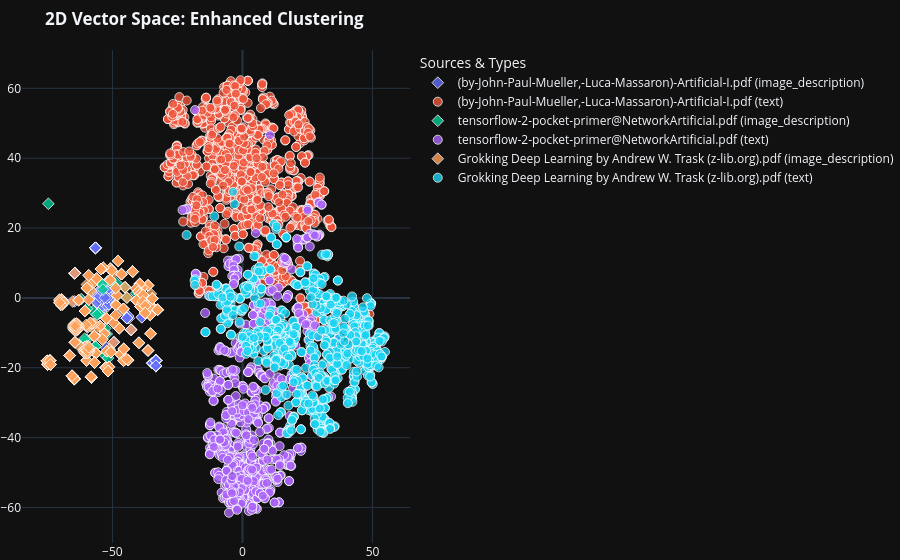
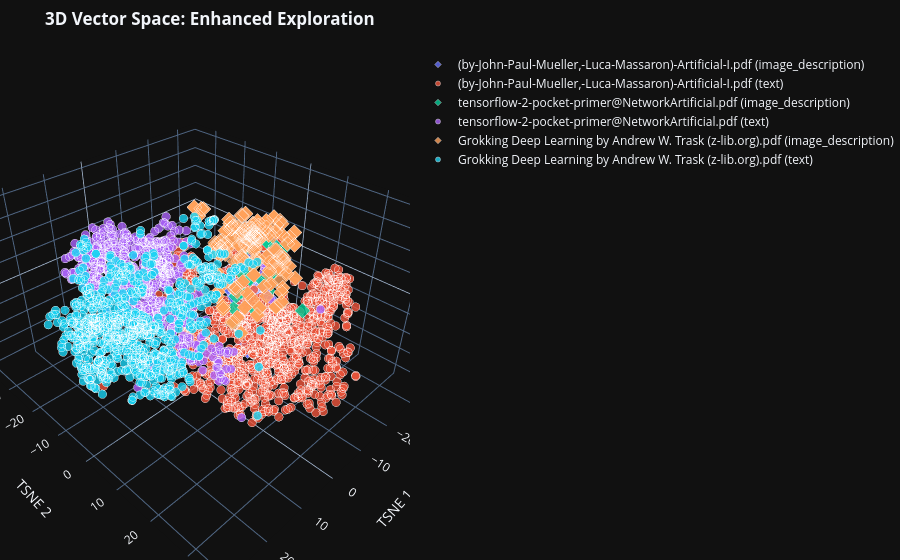

Here is the notebook cell these charts were saved with, in order:
### Code cell
import plotly.express as px

def visualize_embeddings_enhanced():
    print("Fetching data from Vector DB...")
    
    data = vector_db.get(include=['embeddings', 'metadatas', 'documents'])
    
    if len(data['embeddings']) == 0:
        print("කනගාටුයි මචං, DB එකේ Embeddings මොකුත් නැහැ.")
        return

    embeddings = np.array(data['embeddings'])
    sources = [os.path.basename(m.get('source', 'Unknown')) for m in data['metadatas']]
    content_types = [m.get('type', 'text') for m in data['metadatas']]
    texts = [d[:100] + "..." for d in data['documents']]

    
    symbols = {'text': 'circle', 'image_description': 'diamond'}
    
    # --- 2D Visualization ---
    print("Generating 2D Visualization (Optimized)...")
    
    tsne_2d = TSNE(n_components=2, perplexity=40, max_iter=1000, random_state=42)
    embeddings_2d = tsne_2d.fit_transform(embeddings)

    fig_2d = go.Figure()
    for source in set(sources):
        for c_type in set(content_types):
            indices = [i for i, (s, t) in enumerate(zip(sources, content_types)) if s == source and t == c_type]
            if not indices: continue
            
            fig_2d.add_trace(go.Scatter(
                x=embeddings_2d[indices, 0], y=embeddings_2d[indices, 1],
                mode='markers',
                name=f"{source} ({c_type})",
                text=[texts[i] for i in indices],
                marker=dict(
                    size=9, 
                    symbol=symbols.get(c_type, 'circle'),
                    opacity=0.8,
                    line=dict(width=1, color='white') # තිත වටේ සුදු පාට ඉරක් (Clear පේන්න)
                )
            ))
    
    fig_2d.update_layout(
        title="<b>2D Vector Space: Enhanced Clustering</b>",
        template="plotly_dark",
        legend_title="Sources & Types",
        margin=dict(l=0, r=0, b=0, t=50)
    )
    fig_2d.show()

    # --- 3D Visualization ---
    print("Generating 3D Visualization (Optimized)...")
    tsne_3d = TSNE(n_components=3, perplexity=40, max_iter=1000, random_state=42)
    embeddings_3d = tsne_3d.fit_transform(embeddings)

    fig_3d = go.Figure()
    for source in set(sources):
        for c_type in set(content_types):
            indices = [i for i, (s, t) in enumerate(zip(sources, content_types)) if s == source and t == c_type]
            if not indices: continue

            fig_3d.add_trace(go.Scatter3d(
                x=embeddings_3d[indices, 0], y=embeddings_3d[indices, 1], z=embeddings_3d[indices, 2],
                mode='markers',
                name=f"{source} ({c_type})",
                text=[texts[i] for i in indices],
                marker=dict(
                    size=5, 
                    symbol=symbols.get(c_type, 'circle'),
                    opacity=0.8,
                    line=dict(width=0.5, color='white')
                )
            ))

    fig_3d.update_layout(
        title="<b>3D Vector Space: Enhanced Exploration</b>",
        template="plotly_dark",
        scene=dict(
            xaxis_title='TSNE 1',
            yaxis_title='TSNE 2',
            zaxis_title='TSNE 3'
        ),
        margin=dict(l=0, r=0, b=0, t=50)
    )
    fig_3d.show()


visualize_embeddings_enhanced()

### Figure 1 — Plotly figure (JSON) as saved in the notebook; plotly's stock layout.template omitted (floating-point values rounded to 4 significant figures; data arrays with more than 128 entries replaced by an {"elided": "..."} marker saying what was removed)
{"data": [{"marker": {"line": {"color": "white", "width": 1}, "opacity": 0.8, "size": 9, "symbol": "diamond"}, "mode": "markers", "name": "(by-John-Paul-Mueller,-Luca-Massaron)-Artificial-I.pdf (image_description)", "text": ["Image on page 1: Error: API status code 404...", "Image on page 39: Error: API status code 404...", "Image on page 58: Error: API status code 404...", "Image on page 59: Error: API status code 404...", "Image on page 61: Error: API status code 404...", "Image on page 128: Error: API status code 404...", "Image on page 174: Error: API status code 404...", "Image on page 192: Error: API status code 404...", "Image on page 192: Error: API status code 404...", "Image on page 192: Error: API status code 404...", "Image on page 192: Error: API status code 404...", "Image on page 192: Error: API status code 404...", "Image on page 192: Error: API status code 404...", "Image on page 192: Error: API status code 404...", "Image on page 215: Error: API status code 404...", "Image on page 215: Error: API status code 404...", "Image on page 215: Error: API status code 404...", "Image on page 215: Error: API status code 404...", "Image on page 215: Error: API status code 404...", "Image on page 215: Error: API status code 404...", "Image on page 215: Error: API status code 404...", "Image on page 215: Error: API status code 404...", "Image on page 215: Error: API status code 404...", "Image on page 215: Error: API status code 404...", "Image on page 215: Error: API status code 404...", "Image on page 215: Error: API status code 404...", "Image on page 215: Error: API status code 404...", "Image on page 215: Error: API status code 404...", "Image on page 215: Error: API status code 404...", "Image on page 215: Error: API status code 404...", "Image on page 215: Error: API status code 404...", "Image on page 215: Error: API status code 404...", "Image on page 215: Error: API status code 404...", "Image on page 215: Error: API status code 404...", "Image on page 215: Error: API status code 404...", "Image on page 215: Error: API status code 404...", "Image on page 215: Error: API status code 404...", "Image on page 215: Error: API status code 404...", "Image on page 215: Error: API status code 404...", "Image on page 215: Error: API status code 404...", "Image on page 215: Error: API status code 404...", "Image on page 215: Error: API status code 404...", "Image on page 215: Error: API status code 404...", "Image on page 215: Error: API status code 404...", "Image on page 215: Error: API status code 404...", "Image on page 215: Error: API status code 404...", "Image on page 215: Error: API status code 404...", "Image on page 215: Error: API status code 404...", "Image on page 215: Error: API status code 404...", "Image on page 215: Error: API status code 404...", "Image on page 215: Error: API status code 404...", "Image on page 215: Error: API status code 404...", "Image on page 215: Error: API status code 404...", "Image on page 215: Error: API status code 404...", "Image on page 215: Error: API status code 404...", "Image on page 215: Error: API status code 404...", "Image on page 215: Error: API status code 404...", "Image on page 215: Error: API status code 404...", "Image on page 215: Error: API status code 404...", "Image on page 215: Error: API status code 404...", "Image on page 215: Error: API status code 404...", "Image on page 215: Error: API status code 404...", "Image on page 215: Error: API status code 404...", "Image on page 215: Error: API status code 404...", "Image on page 215: Error: API status code 404...", "Image on page 215: Error: API status code 404...", "Image on page 215: Error: API status code 404...", "Image on page 215: Error: API status code 404...", "Image on page 215: Error: API status code 404...", "Image on page 215: Error: API status code 404...", "Image on page 215: Error: API status code 404...", "Image on page 333: Error: API status code 404...", "Image on page 333: Error: API status code 404...", "Image on page 334: Error: API status code 404...", "Image on page 335: Error: API status code 404...", "Image on page 335: Error: API status code 404...", "Image on page 335: Error: API status code 404...", "Image on page 335: Error: API status code 404...", "Image on page 336: Error: API status code 404...", "Image on page 336: Error: API status code 404...", "Image on page 336: Error: API status code 404...", "Image on page 336: Error: API status code 404...", "Image on page 336: Error: API status code 404...", "Image on page 336: Error: API status code 404...", "Image on page 336: Error: API status code 404...", "Image on page 336: Error: API status code 404...", "Image on page 336: Error: API status code 404...", "Image on page 336: Error: API status code 404...", "Image on page 336: Error: API status code 404...", "Image on page 336: Error: API status code 404...", "Image on page 336: Error: API status code 404...", "Image on page 336: Error: API status code 404...", "Image on page 336: Error: API status code 404...", "Image on page 336: Error: API status code 404...", "Image on page 336: Error: API status code 404...", "Image on page 336: Error: API status code 404...", "Image on page 336: Error: API status code 404...", "Image on page 336: Error: API status code 404...", "Image on page 336: Error: API status code 404...", "Image on page 336: Error: API status code 404...", "Image on page 336: Error: API status code 404...", "Image on page 336: Error: API status code 404...", "Image on page 336: Error: API status code 404...", "Image on page 336: Error: API status code 404...", "Image on page 337: Error: API status code 404...", "Image on page 337: Error: API status code 404...", "Image on page 337: Error: API status code 404...", "Image on page 337: Error: API status code 404...", "Image on page 337: Error: API status code 404...", "Image on page 337: Error: API status code 404...", "Image on page 337: Error: API status code 404...", "Image on page 337: Error: API status code 404...", "Image on page 337: Error: API status code 404...", "Image on page 337: Error: API status code 404...", "Image on page 338: Error: API status code 404...", "Image on page 338: Error: API status code 404...", "Image on page 338: Error: API status code 404...", "Image on page 338: Error: API status code 404...", "Image on page 338: Error: API status code 404...", "Image on page 338: Error: API status code 404...", "Image on page 338: Error: API status code 404...", "Image on page 338: Error: API status code 404...", "Image on page 338: Error: API status code 404..."], "type": "scatter", "x": [-45.16, -38.3, -38.58, -38.71, -49.35, -52.35, -64.54, -64.47, -64.47, -64.47, -64.47, -64.47, -64.47, -64.47, -52.97, -55.54, -53.79, -54.09, -53.5, -54.98, -51.32, -52.53, -53.52, -52.89, -52.77, -54.56, -54.13, -51.98, -51.69, -52.14, -55.0, -53.58, -56.11, -50.95, -51.55, -55.1, -55.69, -53.37, -55.44, -54.45, -53.31, -52.0, -51.65, -55.01, -54.08, -53.0, -54.39, -51.12, -56.23, -55.81, -54.3, -53.51, -54.64, -52.88, -52.57, -53.22, -52.48, -52.56, -52.33, -53.66, -54.26, -55.26, -51.35, -55.97, -53.92, -54.97, -50.78, -54.56, -52.13, -52.04, -52.94, -42.21, -42.21, -36.33, -42.82, -42.82, -42.82, -42.82, -33.29, -34.58, -34.58, -33.28, -33.28, -33.28, -33.29, -34.58, -33.28, -33.29, -33.28, -33.29, -33.29, -33.29, -34.58, -33.29, -34.58, -34.58, -33.28, -33.29, -33.29, -33.29, -33.28, -33.29, -33.28, -33.29, -44.43, -44.43, -44.43, -44.43, -43.69, -44.43, -43.98, -44.43, -44.43, -44.43, -56.51, -56.51, -56.51, -56.51, -56.51, -56.51, -56.51, -56.51, -56.51], "y": [3.03, -0.9641, -5.491, -5.57, -12.61, -14.31, -0.9878, 7.08, 7.08, 7.08, 7.08, 7.08, 7.08, 7.08, -0.7553, -1.812, -1.03, 1.792, -1.506, -2.243, -0.2744, 0.5669, 0.6586, 2.382, -2.741, -1.515, 0.651, -2.423, -0.8236, 1.01, 1.025, -2.798, -0.5568, -1.016, 1.555, 1.881, 1.488, -0.5258, 0.005733, 1.193, -2.082, -1.499, 0.4936, -1.143, -1.877, 0.8709, 0.1729, 0.9321, 0.2264, 0.8108, -2.563, 0.1513, -0.3704, -1.341, -1.936, 1.664, -0.2613, 1.506, -0.931, 1.293, -0.8673, -0.6077, -1.801, -1.258, -0.2453, 0.3773, 0.08551, 2.287, 2.108, -0.04807, 0.05315, 7.532, 7.532, -15.05, -9.129, -9.129, -9.129, -9.129, -19.42, -18.68, -18.68, -17.93, -17.93, -17.93, -19.42, -18.68, -17.93, -19.42, -17.93, -19.42, -19.42, -19.42, -18.68, -19.42, -18.68, -18.68, -17.93, -19.42, -19.42, -19.42, -17.93, -19.42, -17.93, -19.42, -5.784, -5.784, -5.784, -5.784, -5.811, -5.784, -5.193, -5.784, -5.784, -5.784, 14.33, 14.33, 14.33, 14.33, 14.33, 14.33, 14.33, 14.33, 14.33]}, {"marker": {"line": {"color": "white", "width": 1}, "opacity": 0.8, "size": 9, "symbol": "circle"}, "mode": "markers", "name": "(by-John-Paul-Mueller,-Luca-Massaron)-Artificial-I.pdf (text)", "text": {"elided": "1003 str values"}, "type": "scatter", "x": {"elided": "1003 float values"}, "y": {"elided": "1003 float values"}}, {"marker": {"line": {"color": "white", "width": 1}, "opacity": 0.8, "size": 9, "symbol": "diamond"}, "mode": "markers", "name": "tensorflow-2-pocket-primer@NetworkArtificial.pdf (image_description)", "text": ["Image on page 1: Error: API status code 404...", "Image on page 4: Error: API status code 404...", "Image on page 134: Error: API status code 404...", "Image on page 135: Error: API status code 404...", "Image on page 135: Error: API status code 404...", "Image on page 136: Error: API status code 404...", "Image on page 138: Error: API status code 404...", "Image on page 140: Error: API status code 404...", "Image on page 146: Error: API status code 404...", "Image on page 147: Error: API status code 404...", "Image on page 158: Error: API status code 404...", "Image on page 175: Error: API status code 404...", "Image on page 179: Error: API status code 404...", "Image on page 180: Error: API status code 404...", "Image on page 194: Error: API status code 404...", "Image on page 197: Error: API status code 404...", "Image on page 200: Error: API status code 404...", "Image on page 204: Error: API status code 404...", "Image on page 205: Error: API status code 404...", "Image on page 206: Error: API status code 404...", "Image on page 209: Error: API status code 404...", "Image on page 214: Error: API status code 404...", "Image on page 215: Error: API status code 404...", "Image on page 221: Error: API status code 404...", "Image on page 223: Error: API status code 404...", "Image on page 236: Error: API status code 404...", "Image on page 236: Error: API status code 404...", "Image on page 237: Error: API status code 404...", "Image on page 238: Error: API status code 404...", "Image on page 239: Error: API status code 404..."], "type": "scatter", "x": [-45.16, -44.45, -52.93, -56.58, -56.58, -51.67, -52.56, -56.39, -65.07, -61.21, -59.84, -61.96, -74.61, -52.24, -57.4, -58.97, -52.71, -48.34, -59.74, -55.35, -51.81, -53.87, -53.65, -49.88, -40.87, -55.31, -55.31, -55.95, -60.7, -39.8], "y": [3.03, 0.09396, -16.39, -13.9, -13.9, -17.2, -19.99, -15.81, -8.404, -12.65, -11.95, -0.3378, 26.95, -10.33, -3.768, 2.251, -8.716, 4.186, -3.086, 4.934, 4.783, 3.885, 2.403, 3.844, 1.295, -4.472, -4.472, -4.8, -11.69, -12.85]}, {"marker": {"line": {"color": "white", "width": 1}, "opacity": 0.8, "size": 9, "symbol": "circle"}, "mode": "markers", "name": "tensorflow-2-pocket-primer@NetworkArtificial.pdf (text)", "text": {"elided": "645 str values"}, "type": "scatter", "x": {"elided": "645 float values"}, "y": {"elided": "645 float values"}}, {"marker": {"line": {"color": "white", "width": 1}, "opacity": 0.8, "size": 9, "symbol": "diamond"}, "mode": "markers", "name": "Grokking Deep Learning by Andrew W. Trask (z-lib.org).pdf (image_description)", "text": {"elided": "303 str values"}, "type": "scatter", "x": {"elided": "303 float values"}, "y": {"elided": "303 float values"}}, {"marker": {"line": {"color": "white", "width": 1}, "opacity": 0.8, "size": 9, "symbol": "circle"}, "mode": "markers", "name": "Grokking Deep Learning by Andrew W. Trask (z-lib.org).pdf (text)", "text": {"elided": "760 str values"}, "type": "scatter", "x": {"elided": "760 float values"}, "y": {"elided": "760 float values"}}], "layout": {"legend": {"title": {"text": "Sources & Types"}}, "margin": {"b": 0, "l": 0, "r": 0, "t": 50}, "title": {"text": "<b>2D Vector Space: Enhanced Clustering</b>"}}}

### Figure 2 — Plotly figure (JSON) as saved in the notebook; plotly's stock layout.template omitted (floating-point values rounded to 4 significant figures; data arrays with more than 128 entries replaced by an {"elided": "..."} marker saying what was removed)
{"data": [{"marker": {"line": {"color": "white", "width": 0.5}, "opacity": 0.8, "size": 5, "symbol": "diamond"}, "mode": "markers", "name": "(by-John-Paul-Mueller,-Luca-Massaron)-Artificial-I.pdf (image_description)", "text": ["Image on page 1: Error: API status code 404...", "Image on page 39: Error: API status code 404...", "Image on page 58: Error: API status code 404...", "Image on page 59: Error: API status code 404...", "Image on page 61: Error: API status code 404...", "Image on page 128: Error: API status code 404...", "Image on page 174: Error: API status code 404...", "Image on page 192: Error: API status code 404...", "Image on page 192: Error: API status code 404...", "Image on page 192: Error: API status code 404...", "Image on page 192: Error: API status code 404...", "Image on page 192: Error: API status code 404...", "Image on page 192: Error: API status code 404...", "Image on page 192: Error: API status code 404...", "Image on page 215: Error: API status code 404...", "Image on page 215: Error: API status code 404...", "Image on page 215: Error: API status code 404...", "Image on page 215: Error: API status code 404...", "Image on page 215: Error: API status code 404...", "Image on page 215: Error: API status code 404...", "Image on page 215: Error: API status code 404...", "Image on page 215: Error: API status code 404...", "Image on page 215: Error: API status code 404...", "Image on page 215: Error: API status code 404...", "Image on page 215: Error: API status code 404...", "Image on page 215: Error: API status code 404...", "Image on page 215: Error: API status code 404...", "Image on page 215: Error: API status code 404...", "Image on page 215: Error: API status code 404...", "Image on page 215: Error: API status code 404...", "Image on page 215: Error: API status code 404...", "Image on page 215: Error: API status code 404...", "Image on page 215: Error: API status code 404...", "Image on page 215: Error: API status code 404...", "Image on page 215: Error: API status code 404...", "Image on page 215: Error: API status code 404...", "Image on page 215: Error: API status code 404...", "Image on page 215: Error: API status code 404...", "Image on page 215: Error: API status code 404...", "Image on page 215: Error: API status code 404...", "Image on page 215: Error: API status code 404...", "Image on page 215: Error: API status code 404...", "Image on page 215: Error: API status code 404...", "Image on page 215: Error: API status code 404...", "Image on page 215: Error: API status code 404...", "Image on page 215: Error: API status code 404...", "Image on page 215: Error: API status code 404...", "Image on page 215: Error: API status code 404...", "Image on page 215: Error: API status code 404...", "Image on page 215: Error: API status code 404...", "Image on page 215: Error: API status code 404...", "Image on page 215: Error: API status code 404...", "Image on page 215: Error: API status code 404...", "Image on page 215: Error: API status code 404...", "Image on page 215: Error: API status code 404...", "Image on page 215: Error: API status code 404...", "Image on page 215: Error: API status code 404...", "Image on page 215: Error: API status code 404...", "Image on page 215: Error: API status code 404...", "Image on page 215: Error: API status code 404...", "Image on page 215: Error: API status code 404...", "Image on page 215: Error: API status code 404...", "Image on page 215: Error: API status code 404...", "Image on page 215: Error: API status code 404...", "Image on page 215: Error: API status code 404...", "Image on page 215: Error: API status code 404...", "Image on page 215: Error: API status code 404...", "Image on page 215: Error: API status code 404...", "Image on page 215: Error: API status code 404...", "Image on page 215: Error: API status code 404...", "Image on page 215: Error: API status code 404...", "Image on page 333: Error: API status code 404...", "Image on page 333: Error: API status code 404...", "Image on page 334: Error: API status code 404...", "Image on page 335: Error: API status code 404...", "Image on page 335: Error: API status code 404...", "Image on page 335: Error: API status code 404...", "Image on page 335: Error: API status code 404...", "Image on page 336: Error: API status code 404...", "Image on page 336: Error: API status code 404...", "Image on page 336: Error: API status code 404...", "Image on page 336: Error: API status code 404...", "Image on page 336: Error: API status code 404...", "Image on page 336: Error: API status code 404...", "Image on page 336: Error: API status code 404...", "Image on page 336: Error: API status code 404...", "Image on page 336: Error: API status code 404...", "Image on page 336: Error: API status code 404...", "Image on page 336: Error: API status code 404...", "Image on page 336: Error: API status code 404...", "Image on page 336: Error: API status code 404...", "Image on page 336: Error: API status code 404...", "Image on page 336: Error: API status code 404...", "Image on page 336: Error: API status code 404...", "Image on page 336: Error: API status code 404...", "Image on page 336: Error: API status code 404...", "Image on page 336: Error: API status code 404...", "Image on page 336: Error: API status code 404...", "Image on page 336: Error: API status code 404...", "Image on page 336: Error: API status code 404...", "Image on page 336: Error: API status code 404...", "Image on page 336: Error: API status code 404...", "Image on page 336: Error: API status code 404...", "Image on page 336: Error: API status code 404...", "Image on page 337: Error: API status code 404...", "Image on page 337: Error: API status code 404...", "Image on page 337: Error: API status code 404...", "Image on page 337: Error: API status code 404...", "Image on page 337: Error: API status code 404...", "Image on page 337: Error: API status code 404...", "Image on page 337: Error: API status code 404...", "Image on page 337: Error: API status code 404...", "Image on page 337: Error: API status code 404...", "Image on page 337: Error: API status code 404...", "Image on page 338: Error: API status code 404...", "Image on page 338: Error: API status code 404...", "Image on page 338: Error: API status code 404...", "Image on page 338: Error: API status code 404...", "Image on page 338: Error: API status code 404...", "Image on page 338: Error: API status code 404...", "Image on page 338: Error: API status code 404...", "Image on page 338: Error: API status code 404...", "Image on page 338: Error: API status code 404..."], "type": "scatter3d", "x": [-20.55, -19.31, -23.25, -23.6, -24.37, -25.61, -21.97, -29.25, -29.25, -29.25, -29.25, -29.25, -29.25, -29.25, -20.11, -21.98, -21.41, -20.32, -18.92, -20.36, -19.73, -20.0, -18.25, -15.85, -18.24, -21.02, -22.36, -21.8, -16.97, -18.99, -17.56, -22.9, -21.38, -20.3, -17.6, -17.46, -17.91, -18.33, -15.82, -18.62, -18.57, -19.91, -16.77, -20.8, -16.85, -18.93, -20.65, -16.35, -19.22, -22.23, -21.6, -20.29, -17.74, -20.64, -21.32, -16.87, -19.62, -15.81, -17.21, -19.14, -18.4, -19.51, -20.43, -19.62, -18.49, -21.52, -17.83, -16.67, -20.05, -22.32, -18.72, -12.49, -12.49, -13.94, -14.99, -14.99, -14.99, -14.99, -13.73, -15.92, -15.92, -13.88, -13.88, -13.88, -13.73, -15.92, -13.88, -13.73, -13.88, -13.73, -13.73, -13.73, -15.92, -13.73, -15.92, -15.92, -13.88, -13.73, -13.73, -13.73, -13.88, -13.73, -13.88, -13.73, -14.55, -14.55, -14.55, -14.55, -13.16, -14.55, -13.0, -14.55, -14.55, -14.55, -18.98, -18.98, -18.98, -18.98, -18.98, -18.98, -18.98, -18.98, -18.98], "y": [2.21, -4.032, 0.0434, 0.1093, 0.3299, -1.448, -5.139, -4.683, -4.683, -4.683, -4.683, -4.683, -4.683, -4.683, -2.644, -4.591, -1.475, -4.53, -6.193, -4.686, -2.778, -6.484, -1.799, -1.644, -1.562, -3.034, -4.16, -1.175, -3.187, -4.842, -4.073, -2.938, -5.136, 0.1523, -0.9715, -2.487, -6.81, -3.771, -3.757, -5.232, -4.258, -1.889, -1.508, -4.627, -5.154, -2.425, -3.192, -5.465, -3.288, -3.411, -2.708, -1.639, -6.506, -5.903, -0.08302, -5.137, -0.6948, -3.367, -0.04409, 0.3118, -2.768, -4.39, -0.909, -6.954, -0.2318, -6.093, -3.821, -2.653, -3.656, -2.121, -1.436, 0.3375, 0.3375, 1.34, -7.958, -7.958, -7.958, -7.958, 0.4075, 1.44, 1.44, 2.824, 2.824, 2.824, 0.4075, 1.44, 2.824, 0.4075, 2.824, 0.4075, 0.4075, 0.4075, 1.44, 0.4075, 1.44, 1.44, 2.824, 0.4075, 0.4075, 0.4075, 2.824, 0.4075, 2.824, 0.4075, -3.471, -3.471, -3.471, -3.471, -4.341, -3.471, -3.117, -3.471, -3.471, -3.471, 5.656, 5.656, 5.656, 5.656, 5.656, 5.656, 5.656, 5.656, 5.656], "z": [-0.1665, 9.944, 6.874, 6.202, 4.444, 1.994, 2.185, -13.91, -13.91, -13.91, -13.91, -13.91, -13.91, -13.91, -9.562, -4.844, -8.687, -9.78, -3.715, -6.345, -2.735, -7.863, -9.799, -6.815, -3.135, -5.868, -6.807, -5.233, -3.507, -5.098, -5.644, -5.179, -8.212, -5.309, -7.961, -6.461, -7.486, -9.465, -7.224, -6.773, -3.2, -4.947, -4.775, -3.13, -4.151, -7.913, -7.674, -6.344, -6.327, -8.783, -3.666, -6.846, -5.389, -4.659, -7.132, -8.411, -8.618, -5.237, -6.174, -6.992, -4.724, -7.988, -3.447, -5.959, -4.563, -6.467, -7.535, -8.687, -4.585, -7.029, -6.184, -9.273, -9.273, -13.91, 2.896, 2.896, 2.896, 2.896, -19.11, -18.65, -18.65, -18.65, -18.65, -18.65, -19.11, -18.65, -18.65, -19.11, -18.65, -19.11, -19.11, -19.11, -18.65, -19.11, -18.65, -18.65, -18.65, -19.11, -19.11, -19.11, -18.65, -19.11, -18.65, -19.11, 0.9552, 0.9552, 0.9552, 0.9552, 0.4244, 0.9552, 1.613, 0.9552, 0.9552, 0.9552, -5.546, -5.546, -5.546, -5.546, -5.546, -5.546, -5.546, -5.546, -5.546]}, {"marker": {"line": {"color": "white", "width": 0.5}, "opacity": 0.8, "size": 5, "symbol": "circle"}, "mode": "markers", "name": "(by-John-Paul-Mueller,-Luca-Massaron)-Artificial-I.pdf (text)", "text": {"elided": "1003 str values"}, "type": "scatter3d", "x": {"elided": "1003 float values"}, "y": {"elided": "1003 float values"}, "z": {"elided": "1003 float values"}}, {"marker": {"line": {"color": "white", "width": 0.5}, "opacity": 0.8, "size": 5, "symbol": "diamond"}, "mode": "markers", "name": "tensorflow-2-pocket-primer@NetworkArtificial.pdf (image_description)", "text": ["Image on page 1: Error: API status code 404...", "Image on page 4: Error: API status code 404...", "Image on page 134: Error: API status code 404...", "Image on page 135: Error: API status code 404...", "Image on page 135: Error: API status code 404...", "Image on page 136: Error: API status code 404...", "Image on page 138: Error: API status code 404...", "Image on page 140: Error: API status code 404...", "Image on page 146: Error: API status code 404...", "Image on page 147: Error: API status code 404...", "Image on page 158: Error: API status code 404...", "Image on page 175: Error: API status code 404...", "Image on page 179: Error: API status code 404...", "Image on page 180: Error: API status code 404...", "Image on page 194: Error: API status code 404...", "Image on page 197: Error: API status code 404...", "Image on page 200: Error: API status code 404...", "Image on page 204: Error: API status code 404...", "Image on page 205: Error: API status code 404...", "Image on page 206: Error: API status code 404...", "Image on page 209: Error: API status code 404...", "Image on page 214: Error: API status code 404...", "Image on page 215: Error: API status code 404...", "Image on page 221: Error: API status code 404...", "Image on page 223: Error: API status code 404...", "Image on page 236: Error: API status code 404...", "Image on page 236: Error: API status code 404...", "Image on page 237: Error: API status code 404...", "Image on page 238: Error: API status code 404...", "Image on page 239: Error: API status code 404..."], "type": "scatter3d", "x": [-20.55, -19.95, -28.54, -28.98, -28.98, -28.85, -32.35, -29.43, -18.93, -23.26, -23.22, -19.18, -33.73, -30.01, -22.63, -22.62, -28.08, -27.76, -17.36, -20.81, -24.53, -16.49, -18.68, -25.63, -17.26, -24.57, -24.57, -24.76, -22.47, -16.19], "y": [2.21, -1.055, -2.437, -5.66, -5.66, 0.05434, 0.3091, -6.254, -14.17, -9.207, -6.551, -5.931, 3.767, -2.787, -8.353, -7.588, -2.609, -3.053, -9.756, -0.7993, -0.4906, -4.394, -5.772, -4.082, -8.122, -6.537, -6.537, -6.604, -7.89, -4.084], "z": [-0.1665, 1.991, 2.22, 2.029, 2.029, 2.767, 2.046, 5.321, 0.4025, 3.555, 2.487, -0.6006, -16.42, -3.114, -4.954, -10.75, -5.282, -6.687, -5.164, -12.32, -8.032, -11.05, -9.24, -6.514, 8.187, -7.251, -7.251, -5.65, 3.441, -14.96]}, {"marker": {"line": {"color": "white", "width": 0.5}, "opacity": 0.8, "size": 5, "symbol": "circle"}, "mode": "markers", "name": "tensorflow-2-pocket-primer@NetworkArtificial.pdf (text)", "text": {"elided": "645 str values"}, "type": "scatter3d", "x": {"elided": "645 float values"}, "y": {"elided": "645 float values"}, "z": {"elided": "645 float values"}}, {"marker": {"line": {"color": "white", "width": 0.5}, "opacity": 0.8, "size": 5, "symbol": "diamond"}, "mode": "markers", "name": "Grokking Deep Learning by Andrew W. Trask (z-lib.org).pdf (image_description)", "text": {"elided": "303 str values"}, "type": "scatter3d", "x": {"elided": "303 float values"}, "y": {"elided": "303 float values"}, "z": {"elided": "303 float values"}}, {"marker": {"line": {"color": "white", "width": 0.5}, "opacity": 0.8, "size": 5, "symbol": "circle"}, "mode": "markers", "name": "Grokking Deep Learning by Andrew W. Trask (z-lib.org).pdf (text)", "text": {"elided": "760 str values"}, "type": "scatter3d", "x": {"elided": "760 float values"}, "y": {"elided": "760 float values"}, "z": {"elided": "760 float values"}}], "layout": {"margin": {"b": 0, "l": 0, "r": 0, "t": 50}, "scene": {"xaxis": {"title": {"text": "TSNE 1"}}, "yaxis": {"title": {"text": "TSNE 2"}}, "zaxis": {"title": {"text": "TSNE 3"}}}, "title": {"text": "<b>3D Vector Space: Enhanced Exploration</b>"}}}
